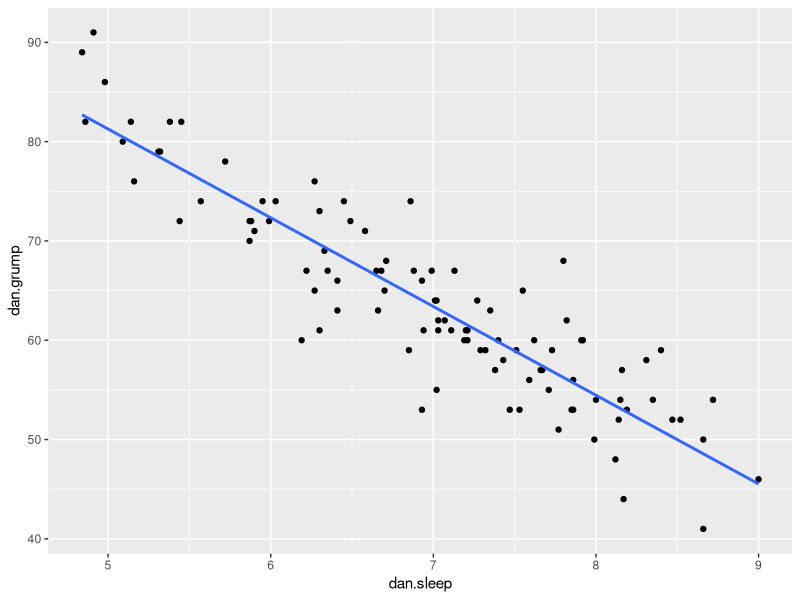
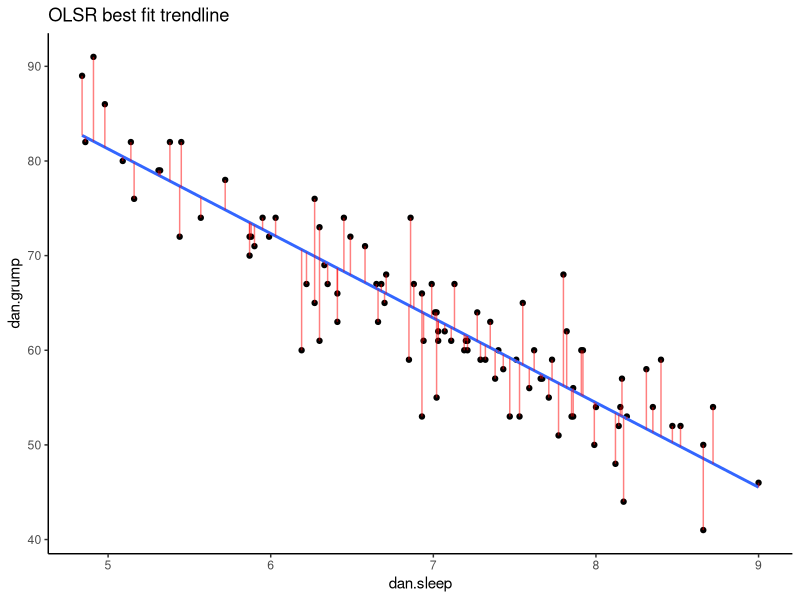
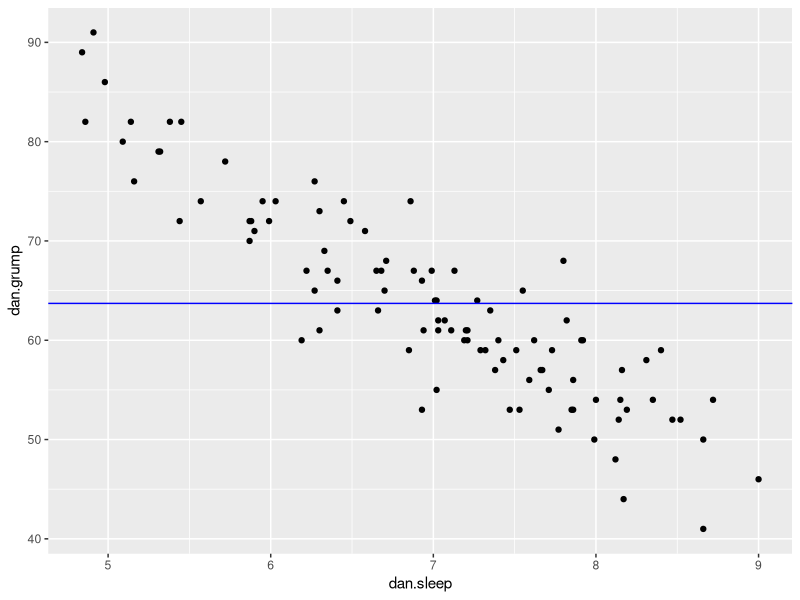
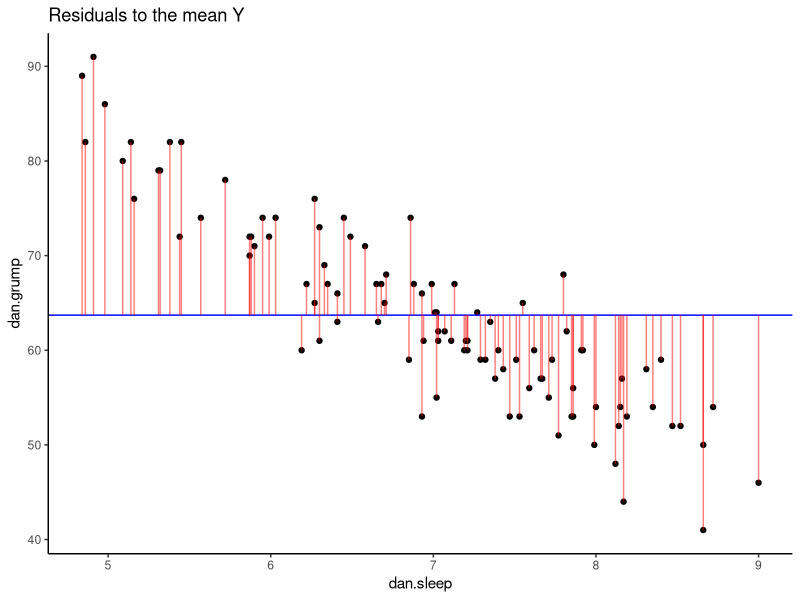
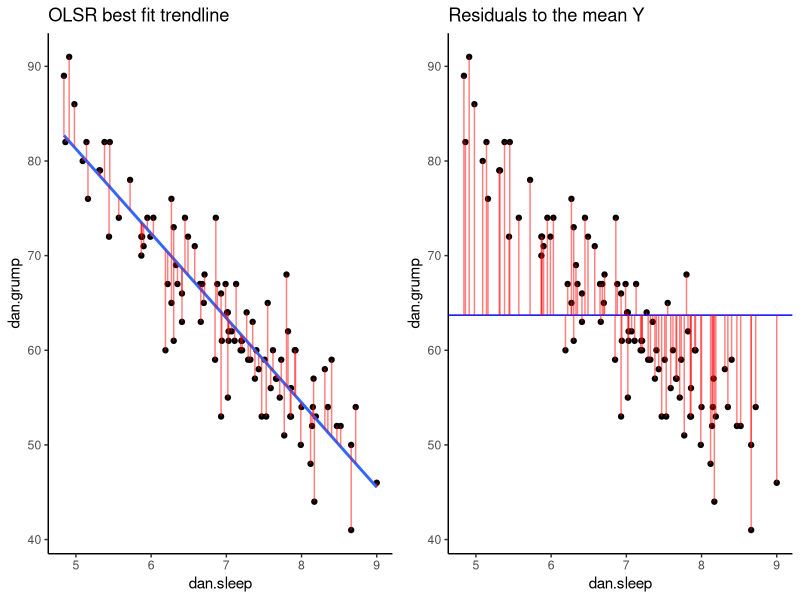

The R script that drew these images, in order:

### Residuals & R2



library(tidyverse)


# Import Data

df <- read_csv("data/parenthood.csv")

head(df)

tail(df)

nrow(df)

# Scatterplot
ggplot(df, aes(x = dan.sleep, y = dan.grump)) + 
  geom_point() + 
  stat_smooth(method='lm', se=F) 


# Run the model
mod1 <- lm(dan.grump ~ dan.sleep, data = df)

mod1

mod1$coefficients




### How to calculate the residuals:


X <- df$dan.sleep  # the predictor
Y <- df$dan.grump  # the outcome

Y.pred <-  125.96   +   (-8.94 * X)


Y.pred

df$Y.pred <- Y.pred


head(df)

tail(df)


# so to get the residual,  y - y'
df$dan.grump - Y.pred

df$residuals <- df$dan.grump - Y.pred

head(df)

tail(df)


## These residuals are called 'ordinary residuals' or 'raw residuals'



### Let's visualize them.

p1 <- ggplot(df, aes(x = dan.sleep, y = dan.grump)) +
  geom_point() +
  geom_smooth(method = "lm", se = FALSE) +   
  geom_segment(aes(xend = dan.sleep, yend = dan.grump-residuals), alpha = .5, color='red') + 
 # geom_point(aes(y = dan.grump+residuals), shape = 1) +
  theme_classic() +
  ggtitle("OLSR best fit trendline")

p1



###  What about other possible trendlines?  

# What would the size of these red residual lines be for those?


# how we do this, is to compare our residuals to a flat trendline at the Y mean.

mean(df$dan.grump)

ggplot(df, aes(x = dan.sleep, y = dan.grump)) + 
  geom_point() + 
  geom_hline(yintercept = mean(df$dan.grump), color='blue') 

# we can work out what the 'residuals' would be for this trendline:

head(df)

df$Ymean <- mean(df$dan.grump)

head(df)

df$resid_Ymean <- df$dan.grump - df$Ymean  #residual from Ymean


head(df)


## visualize this:

p2 <- ggplot(df, aes(x = dan.sleep, y = dan.grump)) +
  geom_point() +
  geom_hline(yintercept = mean(df$dan.grump), color='blue') +
  geom_segment(aes(xend = dan.sleep, yend = dan.grump-resid_Ymean), alpha = .5, color='red') + 
  # geom_point(aes(y = dan.grump+residuals), shape = 1) +
  theme_classic() +
  ggtitle("Residuals to the mean Y")

p2



library(gridExtra)
grid.arrange(p1,p2,nrow=1)


### Instead of using 'raw residuals', one way to measure how far away residuals are is to square them

# Squaring the residuals:

head(df)

df$residuals2 <- df$residuals ^ 2               # raw residuals

df$resid_Ymean2 <- df$resid_Ymean ^ 2           # total residuals

head(df)

# we want the raw residuals to be as small a fraction as possible of the total residuals



SS.resid <- sum(df$residuals2)
SS.resid  #1838.722

SS.tot <- sum(df$resid_Ymean2)
SS.tot    #9998.59


# to make these numbers interpretable, we convert them to R2.

# if the trendline is absolutely useless at predicting the y values,
# then the trendline would have residuals as high as the total residuals.

# if the trendline is perfect at predicting the y values, then the residual SS total would be 0.

1 -  (SS.resid/SS.tot)   # 0.816   (this is R2)


# remember our linear model:
mod1

summary(mod1)  # the R2 matches



## Remember, a short hand way of getting R2 is to square the Pearson r:
cor(df$dan.sleep, df$dan.grump)

r <- cor(df$dan.sleep, df$dan.grump)

r

r^2

